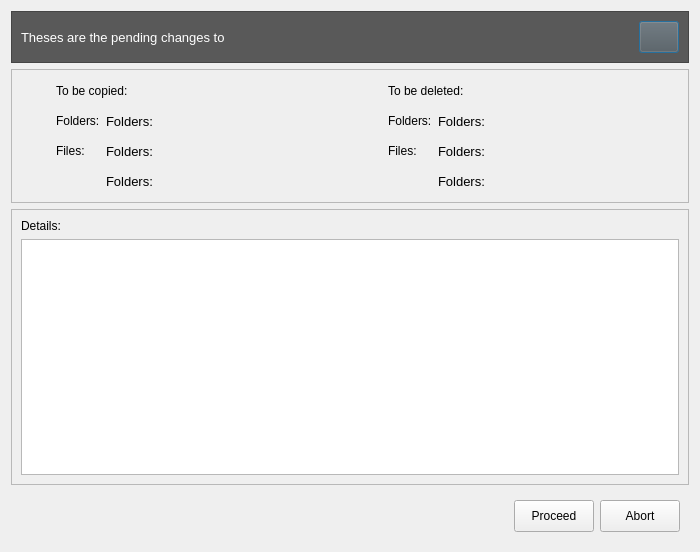
<?xml version="1.0" encoding="UTF-8"?>
<ui version="4.0">
 <class>dlgPendng</class>
 <widget class="QDialog" name="dlgPendng">
  <property name="geometry">
   <rect>
    <x>0</x>
    <y>0</y>
    <width>700</width>
    <height>552</height>
   </rect>
  </property>
  <property name="minimumSize">
   <size>
    <width>700</width>
    <height>550</height>
   </size>
  </property>
  <property name="windowTitle">
   <string>Pending changes</string>
  </property>
  <property name="styleSheet">
   <string notr="true">QPushButton, Label{font: 10pt &quot;Segoe UI Symbol&quot;;}</string>
  </property>
  <layout class="QVBoxLayout" name="verticalLayout_2">
   <item>
    <widget class="QFrame" name="frame">
     <property name="minimumSize">
      <size>
       <width>32</width>
       <height>0</height>
      </size>
     </property>
     <property name="styleSheet">
      <string notr="true">background-color: rgb(89, 89, 89);</string>
     </property>
     <property name="frameShape">
      <enum>QFrame::StyledPanel</enum>
     </property>
     <property name="frameShadow">
      <enum>QFrame::Raised</enum>
     </property>
     <layout class="QHBoxLayout" name="horizontalLayout_2">
      <item>
       <widget class="QLabel" name="lblTitle">
        <property name="font">
         <font>
          <family>Segoe UI Symbol</family>
          <pointsize>10</pointsize>
          <weight>50</weight>
          <italic>false</italic>
          <bold>false</bold>
         </font>
        </property>
        <property name="styleSheet">
         <string notr="true">color: rgb(255, 255, 255);</string>
        </property>
        <property name="text">
         <string>Theses are the pending changes to</string>
        </property>
       </widget>
      </item>
      <item>
       <spacer name="horizontalSpacer_2">
        <property name="orientation">
         <enum>Qt::Horizontal</enum>
        </property>
        <property name="sizeHint" stdset="0">
         <size>
          <width>40</width>
          <height>20</height>
         </size>
        </property>
       </spacer>
      </item>
      <item>
       <widget class="QPushButton" name="btnInfo">
        <property name="minimumSize">
         <size>
          <width>32</width>
          <height>32</height>
         </size>
        </property>
        <property name="styleSheet">
         <string notr="true">border-image: url(:/img/UI/rsc/task.png);</string>
        </property>
        <property name="text">
         <string/>
        </property>
       </widget>
      </item>
     </layout>
    </widget>
   </item>
   <item>
    <widget class="QFrame" name="frame_2">
     <property name="minimumSize">
      <size>
       <width>0</width>
       <height>0</height>
      </size>
     </property>
     <property name="frameShape">
      <enum>QFrame::StyledPanel</enum>
     </property>
     <property name="frameShadow">
      <enum>QFrame::Raised</enum>
     </property>
     <layout class="QGridLayout" name="gridLayout_3" columnstretch="1,10,1,10">
      <item row="0" column="0">
       <widget class="QLabel" name="label_3">
        <property name="text">
         <string/>
        </property>
        <property name="pixmap">
         <pixmap resource="../rsc.qrc">:/img/UI/rsc/target.png</pixmap>
        </property>
        <property name="scaledContents">
         <bool>true</bool>
        </property>
       </widget>
      </item>
      <item row="0" column="1">
       <layout class="QHBoxLayout" name="horizontalLayout_3">
        <item>
         <widget class="QLabel" name="label_2">
          <property name="minimumSize">
           <size>
            <width>0</width>
            <height>24</height>
           </size>
          </property>
          <property name="styleSheet">
           <string notr="true"/>
          </property>
          <property name="text">
           <string>To be copied:</string>
          </property>
         </widget>
        </item>
        <item>
         <spacer name="horizontalSpacer_4">
          <property name="orientation">
           <enum>Qt::Horizontal</enum>
          </property>
          <property name="sizeHint" stdset="0">
           <size>
            <width>40</width>
            <height>20</height>
           </size>
          </property>
         </spacer>
        </item>
       </layout>
      </item>
      <item row="0" column="2">
       <widget class="QLabel" name="label_4">
        <property name="text">
         <string/>
        </property>
        <property name="pixmap">
         <pixmap resource="../rsc.qrc">:/img/UI/rsc/task_remove.png</pixmap>
        </property>
        <property name="scaledContents">
         <bool>true</bool>
        </property>
       </widget>
      </item>
      <item row="0" column="3">
       <layout class="QHBoxLayout" name="horizontalLayout_4">
        <item>
         <widget class="QLabel" name="label_5">
          <property name="minimumSize">
           <size>
            <width>0</width>
            <height>24</height>
           </size>
          </property>
          <property name="styleSheet">
           <string notr="true"/>
          </property>
          <property name="text">
           <string>To be deleted:</string>
          </property>
         </widget>
        </item>
        <item>
         <spacer name="horizontalSpacer_6">
          <property name="orientation">
           <enum>Qt::Horizontal</enum>
          </property>
          <property name="sizeHint" stdset="0">
           <size>
            <width>40</width>
            <height>20</height>
           </size>
          </property>
         </spacer>
        </item>
       </layout>
      </item>
      <item row="1" column="0">
       <spacer name="horizontalSpacer_7">
        <property name="orientation">
         <enum>Qt::Horizontal</enum>
        </property>
        <property name="sizeHint" stdset="0">
         <size>
          <width>47</width>
          <height>20</height>
         </size>
        </property>
       </spacer>
      </item>
      <item row="1" column="1">
       <layout class="QGridLayout" name="gridLayout" columnstretch="1,10" rowminimumheight="24,24,24">
        <item row="0" column="0">
         <widget class="QLabel" name="label_6">
          <property name="styleSheet">
           <string notr="true"/>
          </property>
          <property name="text">
           <string>Folders:</string>
          </property>
         </widget>
        </item>
        <item row="0" column="1">
         <widget class="QLabel" name="lbl_copyFolder">
          <property name="font">
           <font>
            <family>Segoe UI Symbol</family>
            <pointsize>10</pointsize>
            <weight>50</weight>
            <italic>false</italic>
            <bold>false</bold>
           </font>
          </property>
          <property name="styleSheet">
           <string notr="true"/>
          </property>
          <property name="text">
           <string>Folders:</string>
          </property>
         </widget>
        </item>
        <item row="1" column="0">
         <widget class="QLabel" name="label_7">
          <property name="styleSheet">
           <string notr="true"/>
          </property>
          <property name="text">
           <string>Files:</string>
          </property>
         </widget>
        </item>
        <item row="1" column="1">
         <widget class="QLabel" name="lbl_copyFile">
          <property name="font">
           <font>
            <family>Segoe UI Symbol</family>
            <pointsize>10</pointsize>
            <weight>50</weight>
            <italic>false</italic>
            <bold>false</bold>
           </font>
          </property>
          <property name="styleSheet">
           <string notr="true"/>
          </property>
          <property name="text">
           <string>Folders:</string>
          </property>
         </widget>
        </item>
        <item row="2" column="0">
         <spacer name="horizontalSpacer_5">
          <property name="orientation">
           <enum>Qt::Horizontal</enum>
          </property>
          <property name="sizeHint" stdset="0">
           <size>
            <width>40</width>
            <height>20</height>
           </size>
          </property>
         </spacer>
        </item>
        <item row="2" column="1">
         <widget class="QLabel" name="lbl_copyBytes">
          <property name="font">
           <font>
            <family>Segoe UI Symbol</family>
            <pointsize>10</pointsize>
            <weight>50</weight>
            <italic>false</italic>
            <bold>false</bold>
           </font>
          </property>
          <property name="styleSheet">
           <string notr="true"/>
          </property>
          <property name="text">
           <string>Folders:</string>
          </property>
         </widget>
        </item>
       </layout>
      </item>
      <item row="1" column="2">
       <spacer name="horizontalSpacer_8">
        <property name="orientation">
         <enum>Qt::Horizontal</enum>
        </property>
        <property name="sizeHint" stdset="0">
         <size>
          <width>47</width>
          <height>20</height>
         </size>
        </property>
       </spacer>
      </item>
      <item row="1" column="3">
       <layout class="QGridLayout" name="gridLayout_2" columnstretch="1,10" rowminimumheight="24,24,24">
        <item row="0" column="0">
         <widget class="QLabel" name="label_9">
          <property name="styleSheet">
           <string notr="true"/>
          </property>
          <property name="text">
           <string>Folders:</string>
          </property>
         </widget>
        </item>
        <item row="0" column="1">
         <widget class="QLabel" name="lbl_delFolders">
          <property name="font">
           <font>
            <family>Segoe UI Symbol</family>
            <pointsize>10</pointsize>
            <weight>50</weight>
            <italic>false</italic>
            <bold>false</bold>
           </font>
          </property>
          <property name="styleSheet">
           <string notr="true"/>
          </property>
          <property name="text">
           <string>Folders:</string>
          </property>
         </widget>
        </item>
        <item row="1" column="0">
         <widget class="QLabel" name="label_8">
          <property name="styleSheet">
           <string notr="true"/>
          </property>
          <property name="text">
           <string>Files:</string>
          </property>
         </widget>
        </item>
        <item row="1" column="1">
         <widget class="QLabel" name="lbl_delFile">
          <property name="font">
           <font>
            <family>Segoe UI Symbol</family>
            <pointsize>10</pointsize>
            <weight>50</weight>
            <italic>false</italic>
            <bold>false</bold>
           </font>
          </property>
          <property name="styleSheet">
           <string notr="true"/>
          </property>
          <property name="text">
           <string>Folders:</string>
          </property>
         </widget>
        </item>
        <item row="2" column="0">
         <spacer name="horizontalSpacer_3">
          <property name="orientation">
           <enum>Qt::Horizontal</enum>
          </property>
          <property name="sizeHint" stdset="0">
           <size>
            <width>40</width>
            <height>20</height>
           </size>
          </property>
         </spacer>
        </item>
        <item row="2" column="1">
         <widget class="QLabel" name="lbl_delBytes">
          <property name="font">
           <font>
            <family>Segoe UI Symbol</family>
            <pointsize>10</pointsize>
            <weight>50</weight>
            <italic>false</italic>
            <bold>false</bold>
           </font>
          </property>
          <property name="styleSheet">
           <string notr="true"/>
          </property>
          <property name="text">
           <string>Folders:</string>
          </property>
         </widget>
        </item>
       </layout>
      </item>
     </layout>
    </widget>
   </item>
   <item>
    <widget class="QFrame" name="frame_3">
     <property name="frameShape">
      <enum>QFrame::StyledPanel</enum>
     </property>
     <property name="frameShadow">
      <enum>QFrame::Raised</enum>
     </property>
     <layout class="QVBoxLayout" name="verticalLayout">
      <item>
       <widget class="QLabel" name="label_10">
        <property name="text">
         <string>Details:</string>
        </property>
       </widget>
      </item>
      <item>
       <widget class="QTextEdit" name="textEdit">
        <property name="font">
         <font>
          <family>Courier</family>
          <pointsize>10</pointsize>
          <weight>50</weight>
          <italic>false</italic>
          <bold>false</bold>
         </font>
        </property>
        <property name="readOnly">
         <bool>true</bool>
        </property>
       </widget>
      </item>
     </layout>
    </widget>
   </item>
   <item>
    <layout class="QHBoxLayout" name="horizontalLayout">
     <property name="leftMargin">
      <number>9</number>
     </property>
     <property name="topMargin">
      <number>9</number>
     </property>
     <property name="rightMargin">
      <number>9</number>
     </property>
     <property name="bottomMargin">
      <number>9</number>
     </property>
     <item>
      <spacer name="horizontalSpacer">
       <property name="orientation">
        <enum>Qt::Horizontal</enum>
       </property>
       <property name="sizeHint" stdset="0">
        <size>
         <width>40</width>
         <height>20</height>
        </size>
       </property>
      </spacer>
     </item>
     <item>
      <widget class="QPushButton" name="btnOK">
       <property name="minimumSize">
        <size>
         <width>0</width>
         <height>32</height>
        </size>
       </property>
       <property name="text">
        <string>Proceed</string>
       </property>
       <property name="icon">
        <iconset>
         <normalon>:/img/UI/rsc/okpng.png</normalon>
        </iconset>
       </property>
      </widget>
     </item>
     <item>
      <widget class="QPushButton" name="btnCancel">
       <property name="minimumSize">
        <size>
         <width>0</width>
         <height>32</height>
        </size>
       </property>
       <property name="text">
        <string>Abort</string>
       </property>
       <property name="icon">
        <iconset>
         <normalon>:/img/UI/rsc/cancel.png</normalon>
        </iconset>
       </property>
      </widget>
     </item>
    </layout>
   </item>
  </layout>
 </widget>
 <resources>
  <include location="../rsc.qrc"/>
 </resources>
 <connections/>
</ui>
